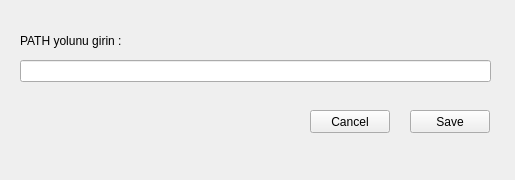
<?xml version="1.0" encoding="UTF-8"?>
<ui version="4.0">
 <class>Form</class>
 <widget class="QWidget" name="Form">
  <property name="geometry">
   <rect>
    <x>0</x>
    <y>0</y>
    <width>515</width>
    <height>180</height>
   </rect>
  </property>
  <property name="minimumSize">
   <size>
    <width>515</width>
    <height>180</height>
   </size>
  </property>
  <property name="maximumSize">
   <size>
    <width>515</width>
    <height>180</height>
   </size>
  </property>
  <property name="windowTitle">
   <string>Path Manager</string>
  </property>
  <property name="windowIcon">
   <iconset>
    <normaloff>../ui/icon.png</normaloff>../ui/icon.png</iconset>
  </property>
  <widget class="QPushButton" name="saveButton">
   <property name="geometry">
    <rect>
     <x>410</x>
     <y>110</y>
     <width>80</width>
     <height>23</height>
    </rect>
   </property>
   <property name="text">
    <string>Save</string>
   </property>
  </widget>
  <widget class="QLineEdit" name="lineEdit">
   <property name="geometry">
    <rect>
     <x>20</x>
     <y>60</y>
     <width>471</width>
     <height>22</height>
    </rect>
   </property>
  </widget>
  <widget class="QPushButton" name="cancelButton">
   <property name="geometry">
    <rect>
     <x>310</x>
     <y>110</y>
     <width>80</width>
     <height>23</height>
    </rect>
   </property>
   <property name="text">
    <string>Cancel</string>
   </property>
  </widget>
  <widget class="QLabel" name="label">
   <property name="geometry">
    <rect>
     <x>20</x>
     <y>30</y>
     <width>491</width>
     <height>21</height>
    </rect>
   </property>
   <property name="text">
    <string>PATH yolunu girin :</string>
   </property>
  </widget>
 </widget>
 <resources/>
 <connections/>
</ui>
